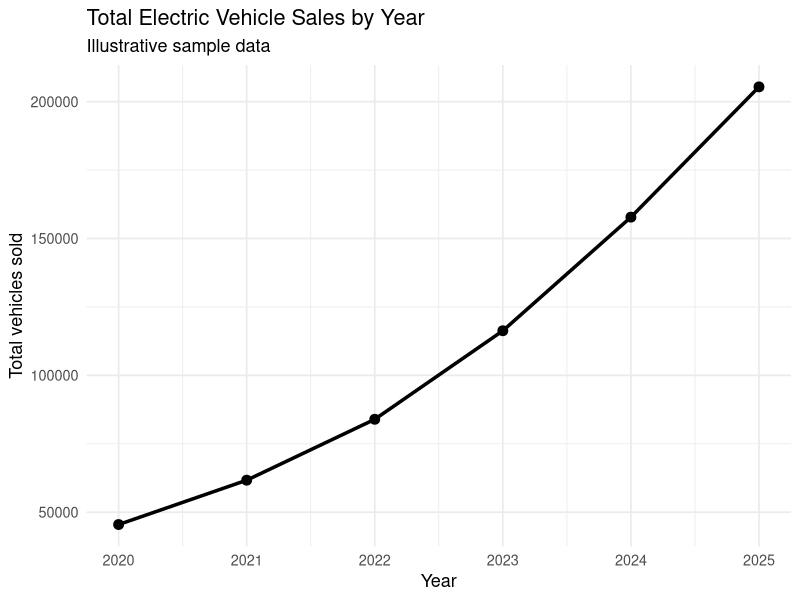
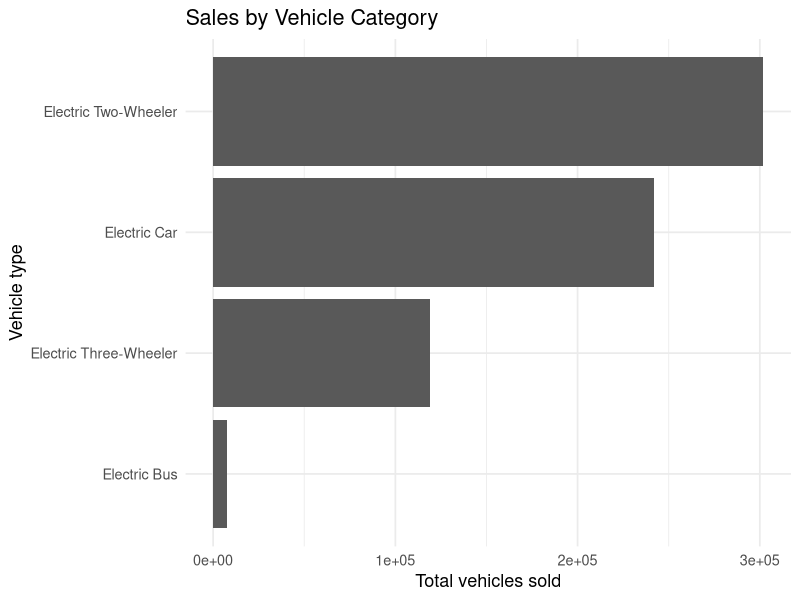
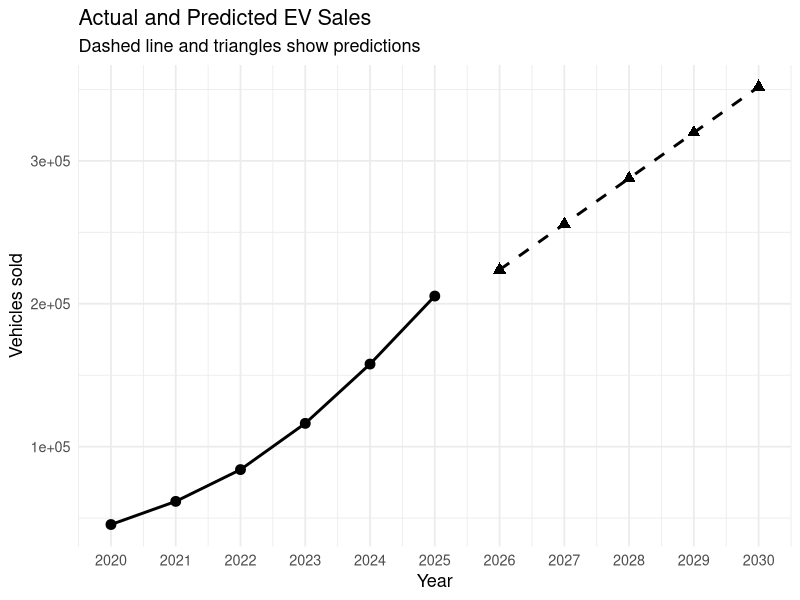
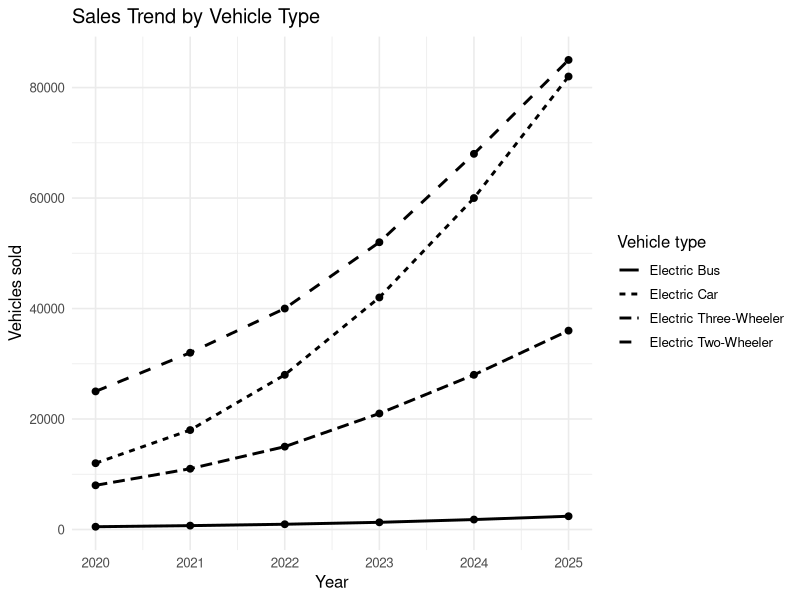

The R source for these figures, in order:
# ============================================================
# ELECTRIC VEHICLE SALES ANALYSIS USING R
# Four Separate Graph Windows + Analysis + Prediction
# ============================================================

# Install required packages only if they are not installed
if (!requireNamespace("ggplot2", quietly = TRUE)) {
  install.packages("ggplot2")
}
library(ggplot2)

# ---------------- 1. CREATE SAMPLE DATASET ------------------
# Sample figures are illustrative, not official market data.
ev_data <- data.frame(
  Year = rep(2020:2025, each = 4),
  Vehicle_Type = rep(c("Electric Car", "Electric Two-Wheeler",
                       "Electric Three-Wheeler", "Electric Bus"), 6),
  Units_Sold = c(
    12000, 25000, 8000, 500,
    18000, 32000, 11000, 700,
    28000, 40000, 15000, 950,
    42000, 52000, 21000, 1300,
    60000, 68000, 28000, 1800,
    82000, 85000, 36000, 2400
  ),
  Avg_Price_Lakh = c(
    12.5, 0.9, 3.2, 95,
    12.8, 0.95, 3.3, 96,
    13.2, 1.0, 3.4, 98,
    13.5, 1.05, 3.6, 100,
    14.0, 1.1, 3.8, 103,
    14.5, 1.15, 4.0, 106
  )
)

# ---------------- 2. CALCULATE ESTIMATED REVENUE -------------
ev_data$Estimated_Revenue_Crore <-
  ev_data$Units_Sold * ev_data$Avg_Price_Lakh / 100

# ---------------- 3. YEAR-WISE SALES ANALYSIS ----------------
yearly_sales <- aggregate(Units_Sold ~ Year, data = ev_data, sum)
names(yearly_sales)[2] <- "Total_Sales"

yearly_revenue <- aggregate(
  Estimated_Revenue_Crore ~ Year, data = ev_data, sum
)
yearly_sales <- merge(yearly_sales, yearly_revenue, by = "Year")
yearly_sales <- yearly_sales[order(yearly_sales$Year), ]

yearly_sales$Growth_Percent <- c(
  NA,
  round(
    diff(yearly_sales$Total_Sales) /
      head(yearly_sales$Total_Sales, -1) * 100,
    2
  )
)

# ---------------- 4. VEHICLE CATEGORY ANALYSIS ---------------
type_sales <- aggregate(Units_Sold ~ Vehicle_Type,
                        data = ev_data, sum)
type_sales <- type_sales[order(-type_sales$Units_Sold), ]

# ---------------- 5. PRINT REPORT IN CONSOLE -----------------
cat("\n============================================\n")
cat(" ELECTRIC VEHICLE SALES ANALYSIS REPORT\n")
cat("============================================\n")

cat("\n1. SAMPLE DATASET\n")
print(ev_data)

cat("\n2. YEAR-WISE SALES, REVENUE AND GROWTH\n")
print(yearly_sales)

cat("\n3. TOTAL SALES BY VEHICLE CATEGORY\n")
print(type_sales)

cat("\n4. KEY STATISTICS\n")
cat("Total vehicles sold:", sum(ev_data$Units_Sold), "\n")
cat("Average sales per year:",
    round(mean(yearly_sales$Total_Sales), 2), "\n")
cat("Total estimated revenue (crore):",
    round(sum(ev_data$Estimated_Revenue_Crore), 2), "\n")
cat("Highest-selling category:", type_sales$Vehicle_Type[1], "\n")
cat("Highest sales year:",
    yearly_sales$Year[which.max(yearly_sales$Total_Sales)], "\n")

# ---------------- 6. LINEAR REGRESSION MODEL -----------------
sales_model <- lm(Total_Sales ~ Year, data = yearly_sales)

cat("\n5. LINEAR REGRESSION MODEL SUMMARY\n")
print(summary(sales_model))

# ---------------- 7. PREDICT SALES FOR 2026-2030 -------------
future_years <- data.frame(Year = 2026:2030)
future_years$Predicted_Sales <- round(
  pmax(0, as.numeric(predict(sales_model, newdata = future_years)))
)

cat("\n6. FUTURE EV SALES PREDICTION (ILLUSTRATIVE)\n")
print(future_years)

# ---------------- 8. CREATE FOUR GRAPHS ----------------------
p1 <- ggplot(yearly_sales, aes(x = Year, y = Total_Sales)) +
  geom_line(linewidth = 1.2) +
  geom_point(size = 3) +
  scale_x_continuous(breaks = 2020:2025) +
  labs(
    title = "Total Electric Vehicle Sales by Year",
    subtitle = "Illustrative sample data",
    x = "Year", y = "Total vehicles sold"
  ) +
  theme_minimal(base_size = 13)

p2 <- ggplot(type_sales,
             aes(x = reorder(Vehicle_Type, Units_Sold),
                 y = Units_Sold)) +
  geom_col() +
  coord_flip() +
  labs(
    title = "Sales by Vehicle Category",
    x = "Vehicle type", y = "Total vehicles sold"
  ) +
  theme_minimal(base_size = 13)

p3 <- ggplot(yearly_sales, aes(x = Year, y = Total_Sales)) +
  geom_line(linewidth = 1) +
  geom_point(size = 3) +
  geom_line(
    data = future_years,
    aes(x = Year, y = Predicted_Sales),
    linetype = "dashed", linewidth = 1
  ) +
  geom_point(
    data = future_years,
    aes(x = Year, y = Predicted_Sales),
    shape = 17, size = 3
  ) +
  scale_x_continuous(breaks = 2020:2030) +
  labs(
    title = "Actual and Predicted EV Sales",
    subtitle = "Dashed line and triangles show predictions",
    x = "Year", y = "Vehicles sold"
  ) +
  theme_minimal(base_size = 13)

p4 <- ggplot(
  ev_data,
  aes(x = Year, y = Units_Sold, group = Vehicle_Type,
      linetype = Vehicle_Type)
) +
  geom_line(linewidth = 1) +
  geom_point(size = 2) +
  scale_x_continuous(breaks = 2020:2025) +
  labs(
    title = "Sales Trend by Vehicle Type",
    x = "Year", y = "Vehicles sold",
    linetype = "Vehicle type"
  ) +
  theme_minimal(base_size = 12)

# ---------------- 9. OPEN FOUR SEPARATE WINDOWS --------------
# Windows operating system:
if (.Platform$OS.type == "windows") {
  windows(width = 9, height = 6)
  print(p1)

  windows(width = 9, height = 6)
  print(p2)

  windows(width = 9, height = 6)
  print(p3)

  windows(width = 9, height = 6)
  print(p4)
} else {
  # Alternative for macOS/Linux R graphical sessions
  dev.new(width = 9, height = 6)
  print(p1)

  dev.new(width = 9, height = 6)
  print(p2)

  dev.new(width = 9, height = 6)
  print(p3)

  dev.new(width = 9, height = 6)
  print(p4)
}

# ---------------- 10. SAVE RESULTS TO CSV --------------------
write.csv(ev_data, "EV_Detailed_Sales_Data.csv", row.names = FALSE)
write.csv(yearly_sales, "EV_Yearly_Analysis.csv", row.names = FALSE)
write.csv(type_sales, "EV_Category_Analysis.csv", row.names = FALSE)
write.csv(future_years, "EV_Sales_Prediction_2026_2030.csv",
          row.names = FALSE)

capture.output(
  summary(sales_model),
  file = "EV_Regression_Model_Summary.txt"
)

cat("\nOutput files saved in folder:\n")
cat(getwd(), "\n")
cat("\nPROJECT COMPLETED SUCCESSFULLY!\n")
cat("Note: Sample data is illustrative, not official EV sales data.\n")
